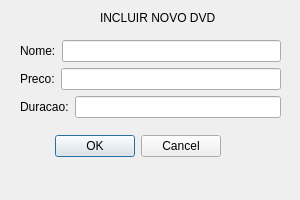
<?xml version="1.0" encoding="UTF-8"?>
<ui version="4.0">
 <class>IncluirDVD</class>
 <widget class="QDialog" name="IncluirDVD">
  <property name="geometry">
   <rect>
    <x>0</x>
    <y>0</y>
    <width>300</width>
    <height>200</height>
   </rect>
  </property>
  <property name="windowTitle">
   <string>Dialog</string>
  </property>
  <widget class="QDialogButtonBox" name="buttonBox">
   <property name="geometry">
    <rect>
     <x>-120</x>
     <y>130</y>
     <width>341</width>
     <height>32</height>
    </rect>
   </property>
   <property name="orientation">
    <enum>Qt::Horizontal</enum>
   </property>
   <property name="standardButtons">
    <set>QDialogButtonBox::Cancel|QDialogButtonBox::Ok</set>
   </property>
  </widget>
  <widget class="QLabel" name="label">
   <property name="geometry">
    <rect>
     <x>100</x>
     <y>10</y>
     <width>131</width>
     <height>16</height>
    </rect>
   </property>
   <property name="text">
    <string>INCLUIR NOVO DVD</string>
   </property>
  </widget>
  <widget class="QWidget" name="">
   <property name="geometry">
    <rect>
     <x>20</x>
     <y>40</y>
     <width>261</width>
     <height>80</height>
    </rect>
   </property>
   <layout class="QVBoxLayout" name="verticalLayout">
    <item>
     <layout class="QHBoxLayout" name="horizontalLayout">
      <item>
       <widget class="QLabel" name="label_2">
        <property name="text">
         <string>Nome:</string>
        </property>
       </widget>
      </item>
      <item>
       <widget class="QLineEdit" name="nome"/>
      </item>
     </layout>
    </item>
    <item>
     <layout class="QHBoxLayout" name="horizontalLayout_2">
      <item>
       <widget class="QLabel" name="label_3">
        <property name="text">
         <string>Preco:</string>
        </property>
       </widget>
      </item>
      <item>
       <widget class="QLineEdit" name="preco"/>
      </item>
     </layout>
    </item>
    <item>
     <layout class="QHBoxLayout" name="horizontalLayout_3">
      <item>
       <widget class="QLabel" name="label_4">
        <property name="text">
         <string>Duracao:</string>
        </property>
       </widget>
      </item>
      <item>
       <widget class="QLineEdit" name="duracao"/>
      </item>
     </layout>
    </item>
   </layout>
  </widget>
 </widget>
 <resources/>
 <connections>
  <connection>
   <sender>buttonBox</sender>
   <signal>accepted()</signal>
   <receiver>IncluirDVD</receiver>
   <slot>accept()</slot>
   <hints>
    <hint type="sourcelabel">
     <x>248</x>
     <y>254</y>
    </hint>
    <hint type="destinationlabel">
     <x>157</x>
     <y>274</y>
    </hint>
   </hints>
  </connection>
  <connection>
   <sender>buttonBox</sender>
   <signal>rejected()</signal>
   <receiver>IncluirDVD</receiver>
   <slot>reject()</slot>
   <hints>
    <hint type="sourcelabel">
     <x>316</x>
     <y>260</y>
    </hint>
    <hint type="destinationlabel">
     <x>286</x>
     <y>274</y>
    </hint>
   </hints>
  </connection>
 </connections>
</ui>
